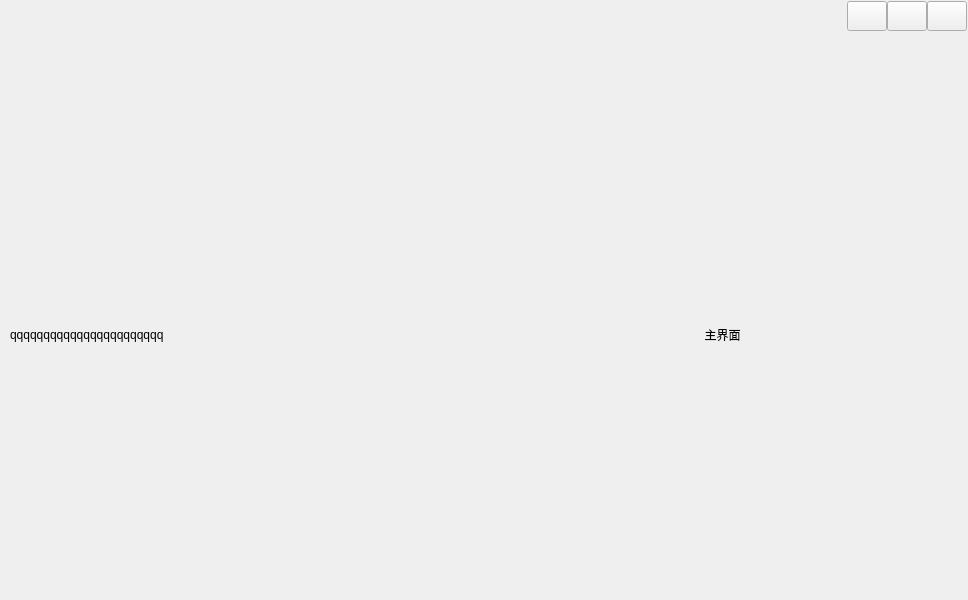
<?xml version="1.0" encoding="UTF-8"?>
<ui version="4.0">
 <class>frmMain</class>
 <widget class="QDialog" name="frmMain">
  <property name="geometry">
   <rect>
    <x>0</x>
    <y>0</y>
    <width>968</width>
    <height>600</height>
   </rect>
  </property>
  <property name="windowTitle">
   <string>Form</string>
  </property>
  <layout class="QVBoxLayout" name="verticalLayout">
   <property name="spacing">
    <number>0</number>
   </property>
   <property name="leftMargin">
    <number>1</number>
   </property>
   <property name="topMargin">
    <number>1</number>
   </property>
   <property name="rightMargin">
    <number>1</number>
   </property>
   <property name="bottomMargin">
    <number>1</number>
   </property>
   <item>
    <widget class="QWidget" name="widgetTitle" native="true">
     <property name="sizePolicy">
      <sizepolicy hsizetype="Preferred" vsizetype="Fixed">
       <horstretch>0</horstretch>
       <verstretch>0</verstretch>
      </sizepolicy>
     </property>
     <layout class="QHBoxLayout" name="horizontalLayout_2">
      <property name="spacing">
       <number>10</number>
      </property>
      <property name="leftMargin">
       <number>10</number>
      </property>
      <property name="topMargin">
       <number>0</number>
      </property>
      <property name="rightMargin">
       <number>0</number>
      </property>
      <property name="bottomMargin">
       <number>0</number>
      </property>
      <item>
       <widget class="QLabel" name="labTitle">
        <property name="styleSheet">
         <string notr="true"/>
        </property>
        <property name="text">
         <string/>
        </property>
        <property name="alignment">
         <set>Qt::AlignLeading|Qt::AlignLeft|Qt::AlignVCenter</set>
        </property>
       </widget>
      </item>
      <item>
       <widget class="QWidget" name="widgetTop" native="true">
        <layout class="QHBoxLayout" name="horizontalLayout_3">
         <property name="spacing">
          <number>0</number>
         </property>
         <property name="leftMargin">
          <number>0</number>
         </property>
         <property name="topMargin">
          <number>0</number>
         </property>
         <property name="rightMargin">
          <number>0</number>
         </property>
         <property name="bottomMargin">
          <number>0</number>
         </property>
        </layout>
       </widget>
      </item>
      <item>
       <spacer name="horizontalSpacer">
        <property name="orientation">
         <enum>Qt::Horizontal</enum>
        </property>
        <property name="sizeHint" stdset="0">
         <size>
          <width>40</width>
          <height>20</height>
         </size>
        </property>
       </spacer>
      </item>
      <item>
       <widget class="QWidget" name="widgetMenu" native="true">
        <layout class="QGridLayout" name="gridLayout_2">
         <property name="leftMargin">
          <number>0</number>
         </property>
         <property name="topMargin">
          <number>0</number>
         </property>
         <property name="rightMargin">
          <number>0</number>
         </property>
         <property name="bottomMargin">
          <number>0</number>
         </property>
         <property name="spacing">
          <number>0</number>
         </property>
         <item row="1" column="1" colspan="3">
          <spacer name="verticalSpacer">
           <property name="orientation">
            <enum>Qt::Vertical</enum>
           </property>
           <property name="sizeHint" stdset="0">
            <size>
             <width>20</width>
             <height>40</height>
            </size>
           </property>
          </spacer>
         </item>
         <item row="0" column="1">
          <widget class="QPushButton" name="btnMenu_Min">
           <property name="sizePolicy">
            <sizepolicy hsizetype="Minimum" vsizetype="Expanding">
             <horstretch>0</horstretch>
             <verstretch>0</verstretch>
            </sizepolicy>
           </property>
           <property name="minimumSize">
            <size>
             <width>30</width>
             <height>30</height>
            </size>
           </property>
           <property name="cursor">
            <cursorShape>ArrowCursor</cursorShape>
           </property>
           <property name="focusPolicy">
            <enum>Qt::NoFocus</enum>
           </property>
           <property name="toolTip">
            <string>最小化</string>
           </property>
           <property name="text">
            <string/>
           </property>
          </widget>
         </item>
         <item row="0" column="3">
          <widget class="QPushButton" name="btnMenu_Close">
           <property name="sizePolicy">
            <sizepolicy hsizetype="Minimum" vsizetype="Expanding">
             <horstretch>0</horstretch>
             <verstretch>0</verstretch>
            </sizepolicy>
           </property>
           <property name="minimumSize">
            <size>
             <width>30</width>
             <height>30</height>
            </size>
           </property>
           <property name="cursor">
            <cursorShape>ArrowCursor</cursorShape>
           </property>
           <property name="focusPolicy">
            <enum>Qt::NoFocus</enum>
           </property>
           <property name="toolTip">
            <string>关闭</string>
           </property>
           <property name="text">
            <string/>
           </property>
          </widget>
         </item>
         <item row="0" column="2">
          <widget class="QPushButton" name="btnMenu_Max">
           <property name="sizePolicy">
            <sizepolicy hsizetype="Minimum" vsizetype="Expanding">
             <horstretch>0</horstretch>
             <verstretch>0</verstretch>
            </sizepolicy>
           </property>
           <property name="minimumSize">
            <size>
             <width>30</width>
             <height>30</height>
            </size>
           </property>
           <property name="focusPolicy">
            <enum>Qt::NoFocus</enum>
           </property>
           <property name="text">
            <string/>
           </property>
          </widget>
         </item>
        </layout>
       </widget>
      </item>
     </layout>
    </widget>
   </item>
   <item>
    <widget class="QStackedWidget" name="stackedWidget">
     <property name="styleSheet">
      <string notr="true"/>
     </property>
     <property name="currentIndex">
      <number>0</number>
     </property>
     <widget class="QWidget" name="page1">
      <layout class="QHBoxLayout" name="verticalLayout_2">
       <item>
        <layout class="QHBoxLayout" name="horizontalLayout"/>
       </item>
       <item>
        <widget class="QLabel" name="label">
         <property name="text">
          <string>qqqqqqqqqqqqqqqqqqqqqqq</string>
         </property>
        </widget>
       </item>
       <item>
        <widget class="QLabel" name="lab1">
         <property name="styleSheet">
          <string notr="true"/>
         </property>
         <property name="text">
          <string>主界面</string>
         </property>
         <property name="alignment">
          <set>Qt::AlignCenter</set>
         </property>
        </widget>
       </item>
      </layout>
     </widget>
     <widget class="QWidget" name="page2">
      <layout class="QVBoxLayout" name="verticalLayout_3">
       <item>
        <widget class="QLabel" name="lab2">
         <property name="text">
          <string>系统设置</string>
         </property>
         <property name="alignment">
          <set>Qt::AlignCenter</set>
         </property>
        </widget>
       </item>
      </layout>
     </widget>
     <widget class="QWidget" name="page3">
      <layout class="QVBoxLayout" name="verticalLayout_5">
       <item>
        <widget class="QLabel" name="lab3">
         <property name="text">
          <string>数据查询</string>
         </property>
         <property name="alignment">
          <set>Qt::AlignCenter</set>
         </property>
        </widget>
       </item>
      </layout>
     </widget>
     <widget class="QWidget" name="page4">
      <layout class="QVBoxLayout" name="verticalLayout_4"/>
     </widget>
    </widget>
   </item>
  </layout>
 </widget>
 <resources/>
 <connections/>
</ui>
